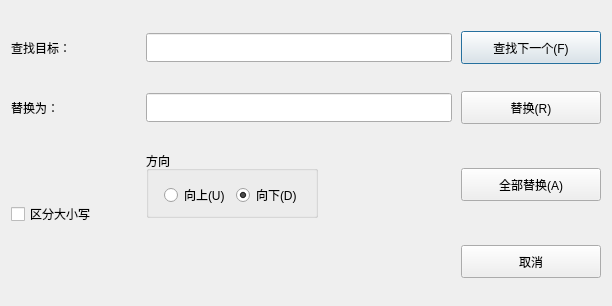
<?xml version="1.0" encoding="UTF-8"?>
<ui version="4.0">
 <class>ReplaceDialog</class>
 <widget class="QDialog" name="ReplaceDialog">
  <property name="geometry">
   <rect>
    <x>0</x>
    <y>0</y>
    <width>612</width>
    <height>306</height>
   </rect>
  </property>
  <property name="minimumSize">
   <size>
    <width>612</width>
    <height>306</height>
   </size>
  </property>
  <property name="maximumSize">
   <size>
    <width>612</width>
    <height>306</height>
   </size>
  </property>
  <property name="windowTitle">
   <string>替换</string>
  </property>
  <property name="windowIcon">
   <iconset resource="resources.qrc">
    <normaloff>:/icons/replace.svg</normaloff>:/icons/replace.svg</iconset>
  </property>
  <property name="windowModality">
   <enum>Qt::NonModal</enum>
  </property>
  <layout class="QGridLayout" name="gridLayout">
   <property name="leftMargin">
    <number>11</number>
   </property>
   <property name="topMargin">
    <number>14</number>
   </property>
   <property name="rightMargin">
    <number>11</number>
   </property>
   <property name="bottomMargin">
    <number>11</number>
   </property>
   <property name="horizontalSpacing">
    <number>9</number>
   </property>
   <property name="verticalSpacing">
    <number>10</number>
   </property>
   <item row="0" column="0">
    <widget class="QLabel" name="searchLabel">
     <property name="text">
      <string>查找目标：</string>
     </property>
    </widget>
   </item>
   <item row="0" column="1" colspan="2">
    <widget class="QLineEdit" name="searchLineEdit">
     <property name="minimumSize">
      <size>
       <width>305</width>
       <height>29</height>
      </size>
     </property>
    </widget>
   </item>
   <item row="0" column="3">
    <widget class="QPushButton" name="findButton">
     <property name="minimumSize">
      <size>
       <width>140</width>
       <height>33</height>
      </size>
     </property>
     <property name="text">
      <string>查找下一个(F)</string>
     </property>
    </widget>
   </item>
   <item row="1" column="0">
    <widget class="QLabel" name="replaceLabel">
     <property name="text">
      <string>替换为：</string>
     </property>
    </widget>
   </item>
   <item row="1" column="1" colspan="2">
    <widget class="QLineEdit" name="replacementLineEdit">
     <property name="minimumSize">
      <size>
       <width>305</width>
       <height>29</height>
      </size>
     </property>
    </widget>
   </item>
   <item row="1" column="3">
    <widget class="QPushButton" name="replaceButton">
     <property name="minimumSize">
      <size>
       <width>140</width>
       <height>33</height>
      </size>
     </property>
     <property name="text">
      <string>替换(R)</string>
     </property>
    </widget>
   </item>
   <item row="2" column="0" rowspan="2">
    <widget class="QCheckBox" name="caseSensitiveCheckBox">
     <property name="text">
      <string>区分大小写</string>
     </property>
    </widget>
   </item>
   <item row="2" column="1">
    <widget class="QGroupBox" name="directionGroupBox">
     <property name="title">
      <string>方向</string>
     </property>
     <layout class="QHBoxLayout" name="directionLayout">
      <property name="leftMargin">
       <number>15</number>
      </property>
      <property name="topMargin">
       <number>12</number>
      </property>
      <property name="rightMargin">
       <number>13</number>
      </property>
      <property name="bottomMargin">
       <number>8</number>
      </property>
      <item>
       <widget class="QRadioButton" name="backwardRadioButton">
        <property name="text">
         <string>向上(U)</string>
        </property>
       </widget>
      </item>
      <item>
       <widget class="QRadioButton" name="forwardRadioButton">
        <property name="text">
         <string>向下(D)</string>
        </property>
        <property name="checked">
         <bool>true</bool>
        </property>
       </widget>
      </item>
     </layout>
    </widget>
   </item>
   <item row="2" column="3">
    <widget class="QPushButton" name="replaceAllButton">
     <property name="minimumSize">
      <size>
       <width>140</width>
       <height>33</height>
      </size>
     </property>
     <property name="text">
      <string>全部替换(A)</string>
     </property>
    </widget>
   </item>
   <item row="3" column="3">
    <widget class="QPushButton" name="cancelButton">
     <property name="minimumSize">
      <size>
       <width>140</width>
       <height>33</height>
      </size>
     </property>
     <property name="text">
      <string>取消</string>
     </property>
    </widget>
   </item>
  </layout>
 </widget>
 <resources>
  <include location="resources.qrc"/>
 </resources>
 <connections/>
</ui>
